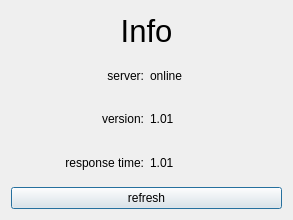
<?xml version="1.0" encoding="UTF-8"?>
<ui version="4.0">
 <class>ChatStatusWindow</class>
 <widget class="QDialog" name="ChatStatusWindow">
  <property name="geometry">
   <rect>
    <x>0</x>
    <y>0</y>
    <width>293</width>
    <height>220</height>
   </rect>
  </property>
  <property name="windowTitle">
   <string>Dialog</string>
  </property>
  <layout class="QGridLayout" name="gridLayout">
   <item row="2" column="0">
    <widget class="QLabel" name="label_5">
     <property name="maximumSize">
      <size>
       <width>16777215</width>
       <height>40</height>
      </size>
     </property>
     <property name="font">
      <font>
       <pointsize>23</pointsize>
      </font>
     </property>
     <property name="text">
      <string>Info</string>
     </property>
     <property name="alignment">
      <set>Qt::AlignCenter</set>
     </property>
    </widget>
   </item>
   <item row="3" column="0">
    <layout class="QGridLayout" name="gridLayout_2">
     <item row="1" column="0">
      <widget class="QLabel" name="label_6">
       <property name="text">
        <string>version:</string>
       </property>
       <property name="alignment">
        <set>Qt::AlignRight|Qt::AlignTrailing|Qt::AlignVCenter</set>
       </property>
      </widget>
     </item>
     <item row="2" column="0">
      <widget class="QLabel" name="label">
       <property name="text">
        <string>response time:</string>
       </property>
       <property name="alignment">
        <set>Qt::AlignRight|Qt::AlignTrailing|Qt::AlignVCenter</set>
       </property>
      </widget>
     </item>
     <item row="0" column="0">
      <widget class="QLabel" name="label_3">
       <property name="text">
        <string>server:</string>
       </property>
       <property name="alignment">
        <set>Qt::AlignRight|Qt::AlignTrailing|Qt::AlignVCenter</set>
       </property>
      </widget>
     </item>
     <item row="0" column="1">
      <widget class="QLabel" name="lbl_status">
       <property name="text">
        <string>online</string>
       </property>
      </widget>
     </item>
     <item row="1" column="1">
      <widget class="QLabel" name="lbl_version">
       <property name="text">
        <string>1.01</string>
       </property>
      </widget>
     </item>
     <item row="2" column="1">
      <widget class="QLabel" name="lbl_resptime">
       <property name="text">
        <string>1.01</string>
       </property>
      </widget>
     </item>
    </layout>
   </item>
   <item row="4" column="0">
    <widget class="QPushButton" name="btn_refresh">
     <property name="text">
      <string>refresh</string>
     </property>
    </widget>
   </item>
  </layout>
 </widget>
 <resources/>
 <connections/>
</ui>
